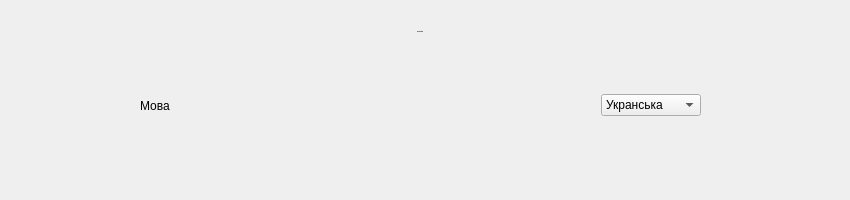
      <widget class="QWidget" name="settings_pg">
       <widget class="QWidget" name="layoutWidget">
        <property name="geometry">
         <rect>
          <x>0</x>
          <y>10</y>
          <width>841</width>
          <height>43</height>
         </rect>
        </property>
        <layout class="QHBoxLayout" name="horizontalLayout_12">
         <item>
          <spacer name="horizontalSpacer_22">
           <property name="orientation">
            <enum>Qt::Horizontal</enum>
           </property>
           <property name="sizeHint" stdset="0">
            <size>
             <width>40</width>
             <height>20</height>
            </size>
           </property>
          </spacer>
         </item>
         <item>
          <widget class="QLabel" name="settings_l">
           <property name="font">
            <font>
             <pointsize>-1</pointsize>
             <weight>75</weight>
             <bold>true</bold>
            </font>
           </property>
           <property name="text">
            <string>НАСТРОЙКИ</string>
           </property>
          </widget>
         </item>
         <item>
          <spacer name="horizontalSpacer_23">
           <property name="orientation">
            <enum>Qt::Horizontal</enum>
           </property>
           <property name="sizeHint" stdset="0">
            <size>
             <width>40</width>
             <height>20</height>
            </size>
           </property>
          </spacer>
         </item>
        </layout>
       </widget>
       <widget class="QWidget" name="widget_5" native="true">
        <property name="geometry">
         <rect>
          <x>90</x>
          <y>60</y>
          <width>681</width>
          <height>131</height>
         </rect>
        </property>
        <property name="styleSheet">
         <string notr="true">QWidget &gt;  QWidget {
    background-color: #4682B4; /* Стальной синий фон для каждой страницы */
    border: 1px solid #F5F5DC; /* Светло-бежевый для границ страниц */
    border-radius: 5px; /* Закругленные углы для страниц */
    padding: 5px; /* Внутренние отступы для страниц */
}</string>
        </property>
        <widget class="QWidget" name="layoutWidget">
         <property name="geometry">
          <rect>
           <x>50</x>
           <y>30</y>
           <width>561</width>
           <height>31</height>
          </rect>
         </property>
         <layout class="QHBoxLayout" name="horizontalLayout_8">
          <item>
           <widget class="QLabel" name="label_16">
            <property name="text">
             <string>Мова</string>
            </property>
           </widget>
          </item>
          <item>
           <spacer name="horizontalSpacer_15">
            <property name="orientation">
             <enum>Qt::Horizontal</enum>
            </property>
            <property name="sizeHint" stdset="0">
             <size>
              <width>40</width>
              <height>20</height>
             </size>
            </property>
           </spacer>
          </item>
          <item>
           <widget class="QComboBox" name="comboBox">
            <property name="minimumSize">
             <size>
              <width>100</width>
              <height>0</height>
             </size>
            </property>
            <property name="baseSize">
             <size>
              <width>200</width>
              <height>0</height>
             </size>
            </property>
            <item>
             <property name="text">
              <string>Укранська</string>
             </property>
            </item>
            <item>
             <property name="text">
              <string>Англійська</string>
             </property>
            </item>
           </widget>
          </item>
         </layout>
        </widget>
       </widget>
      </widget>
